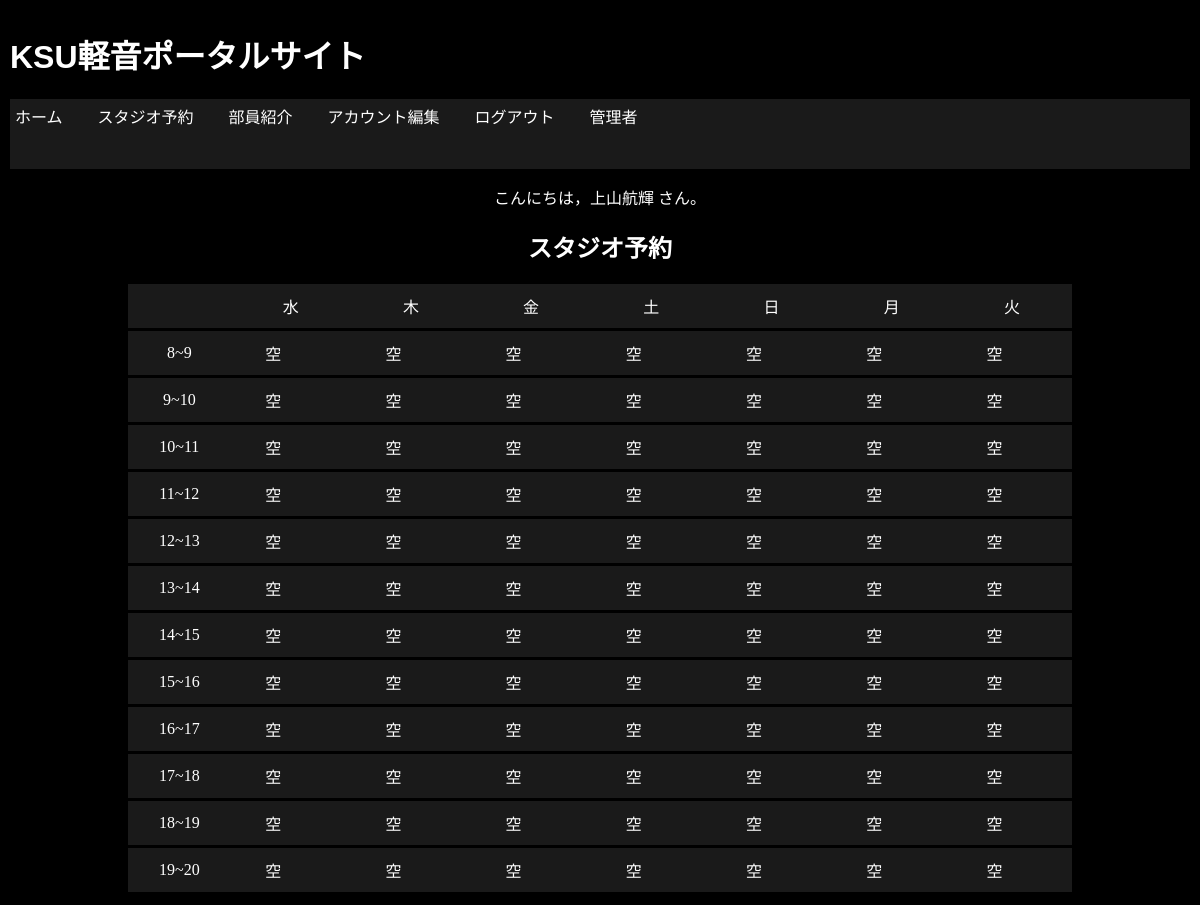
/reserve/index.php (signed in), run on the app's committed database.
### tables this page shows
CREATE TABLE reserves (
    time TEXT,
    wednesday TEXT DEFAULT '空',
    thursday TEXT DEFAULT '空',
    friday TEXT DEFAULT '空',
    saturday TEXT DEFAULT '空',
    sunday TEXT DEFAULT '空',
    monday TEXT DEFAULT '空',
    tuesday TEXT DEFAULT '空'
);

### reserve/index.php (the view, shortened to what this page needs)
<?php
$db = new SQLite3('../keionportal.db');
$result = $db->query('SELECT * FROM reserves');
?>
<?php
require('../frames/header.php');
?>
<html>
<body>
    <h2>スタジオ予約</h2>
    <table>
        <tr>
            <td></td>
            <td>水</td>
            <td>木</td>
            <td>金</td>
            <td>土</td>
            <td>日</td>
            <td>月</td>
            <td>火</td>
        </tr>
        <?php
        while ($row = $result->fetchArray(SQLITE3_ASSOC)) {
            echo "<tr>";
            echo '<td>' . $row['time'] . "</td>";
            echo "<td>" . '<a href="./confirm.php?date=wednesday&time=' . $row['time'] . '">' . $row['wednesday'] . "</a></td>";
            echo "<td>" . '<a href="./confirm.php?date=thursday&time=' . $row['time'] . '">' . $row['thursday'] . "</a></td>";
            echo "<td>" . '<a href="./confirm.php?date=friday&time=' . $row['time'] . '">' . $row['friday'] . "</a></td>";
            echo "<td>" . '<a href="./confirm.php?date=saturday&time=' . $row['time'] . '">' . $row['saturday'] . "</a></td>";
            echo "<td>" . '<a href="./confirm.php?date=sunday&time=' . $row['time'] . '">' . $row['sunday'] . "</a></td>";
            echo "<td>" . '<a href="./confirm.php?date=monday&time=' . $row['time'] . '">' . $row['monday'] . "</a></td>";
            echo "<td>" . '<a href="./confirm.php?date=tuesday&time=' . $row['time'] . '">' . $row['tuesday'] . "</a></td>";
            echo "</tr>";
        }
        ?>
    </table>
</body>
</html>

### style.css (style rules this page uses)
body { background-color: #000000; margin: 0; color: white; font-family:'ＭＳ 明朝'; padding-bottom: 30px; padding: 10px; padding-right: 10px; text-align: center; }
a { display: block; text-decoration: none; color: white; margin-right: 35px; }
h2 { text-align: center; font-weight: bold; font-family: sans-serif; }
table { margin: auto; background-color: rgb(26, 26, 26); color:white; width: 80%; border-collapse: collapse; border:0; }
td { text-align: center; border:0; border-bottom:3px solid black; padding:10px; }

### data on the page
reserves: time "8~9", wednesday "空", thursday "空", friday "空", saturday "空", sunday "空", monday "空", tuesday "空"
reserves: time "9~10", wednesday "空", thursday "空", friday "空", saturday "空", sunday "空", monday "空", tuesday "空"
reserves: time "10~11", wednesday "空", thursday "空", friday "空", saturday "空", sunday "空", monday "空", tuesday "空"
reserves: time "11~12", wednesday "空", thursday "空", friday "空", saturday "空", sunday "空", monday "空", tuesday "空"
reserves: time "12~13", wednesday "空", thursday "空", friday "空", saturday "空", sunday "空", monday "空", tuesday "空"
reserves: time "13~14", wednesday "空", thursday "空", friday "空", saturday "空", sunday "空", monday "空", tuesday "空"
reserves: time "14~15", wednesday "空", thursday "空", friday "空", saturday "空", sunday "空", monday "空", tuesday "空"
reserves: time "15~16", wednesday "空", thursday "空", friday "空", saturday "空", sunday "空", monday "空", tuesday "空"
reserves: time "16~17", wednesday "空", thursday "空", friday "空", saturday "空", sunday "空", monday "空", tuesday "空"
reserves: time "17~18", wednesday "空", thursday "空", friday "空", saturday "空", sunday "空", monday "空", tuesday "空"
reserves: time "18~19", wednesday "空", thursday "空", friday "空", saturday "空", sunday "空", monday "空", tuesday "空"
reserves: time "19~20", wednesday "空", thursday "空", friday "空", saturday "空", sunday "空", monday "空", tuesday "空"

### other printed values
$message "こんにちは，上山航輝 さん。"
